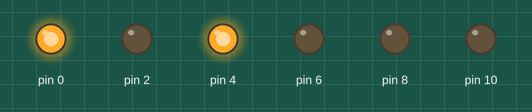
A sketch run on a simulated Arduino Uno, built with avr-gcc and run on an emulated ATmega328P. Shown: output pins drawn as LEDs (lit = HIGH). Pins used as bus, display or sensor lines are not drawn.

Above: at 0.04 s.
At 2.86 s:
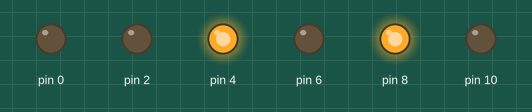
Timing chart, 0 to 3.2 s (numbered marks = the images above):
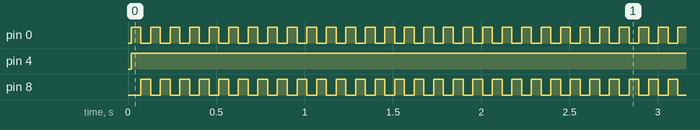

Measured:
- by itself, pin 0, pin 8: alternates HIGH for 0.06 s and LOW for 0.06 s
- by itself, pin 4: LOW → HIGH at 0.02 s

The sketch:

DessinServos.ino
```cpp
#include "StepperWrapper.h"

//  (dir_pin, step_pin, en_pin, home_pin, max_steps)
StepperWrapper stepper_x(0, 1, 2, 12, 12845);
StepperWrapper stepper_y(4, 5, 6, 13, 10752);
StepperWrapper stepper_z(8, 9, 10, 14, 1325);
ThreeAxisStepper steppers(&stepper_x, &stepper_y, &stepper_z);

void setup()
{
  steppers.enable();
}

void loop()
{
	delay(17);
  steppers.move(30, 13, -9);
  delay(17);
  steppers.move(-18, 3, 30);
}
```

StepperWrapper.cpp
```cpp
#include "StepperWrapper.h"

void StepperWrapper::initPins() {
  pinMode(this->dir_pin, OUTPUT);
  pinMode(this->step_pin, OUTPUT);
  pinMode(this->en_pin, OUTPUT);
  pinMode(this->home_pin, INPUT);
  digitalWrite(this->dir_pin, LOW);
  digitalWrite(this->step_pin, LOW);
  digitalWrite(this->en_pin, HIGH); // HIGH = disabled
}

StepperWrapper::StepperWrapper(int dir, int step, int en, int home,
                               int max_distance, bool flip_dir) {
  this->dir_pin = dir;
  this->step_pin = step;
  this->en_pin = en;
  this->home_pin = home;
  this->distance_from_origin = 0;
  this->max_distance_from_origin = max_distance;
  this->positive_direction = !flip_dir;
  this->initPins();
}

void StepperWrapper::step() {
  digitalWrite(this->step_pin, HIGH);
  delayMicroseconds(10);
  digitalWrite(this->step_pin, LOW);
  delayMicroseconds(10);
}

void StepperWrapper::setDir(bool dir) {
  digitalWrite(this->dir_pin, this->positive_direction == dir);
}

void StepperWrapper::setEnabled(bool en) {
  digitalWrite(this->en_pin, !en);
}

bool StepperWrapper::isHome() {
  return digitalRead(this->home_pin);
}

ThreeAxisStepper::ThreeAxisStepper(StepperWrapper *stepperX,
                                   StepperWrapper *stepperY,
                                   StepperWrapper *stepperZ) {
  this->stepper_x = stepperX;
  this->stepper_y = stepperY;
  this->stepper_z = stepperZ;
}

bool ThreeAxisStepper::doesStep(int this_step, int count, int steps, int largest_step_count) {
  int num = (int)ceilf(count * (float)((float)largest_step_count / (float)(steps + 1)));
  return (num == this_step && count <= steps);
}

void ThreeAxisStepper::move(int deltaX, int deltaY, int deltaZ) {
  (*this->stepper_x).setDir(deltaX >= 0);
  (*this->stepper_y).setDir(deltaY >= 0);
  (*this->stepper_z).setDir(deltaZ >= 0);
  delayMicroseconds(10);
  deltaX *= (deltaX < 0) ? -1 : 1;
  deltaY *= (deltaY < 0) ? -1 : 1;
  deltaZ *= (deltaZ < 0) ? -1 : 1;
  int largest_step_count = (deltaX > deltaY) ? deltaX : deltaY;
  largest_step_count =
      (largest_step_count > deltaZ) ? largest_step_count : deltaZ;
  int count_x = 1, count_y = 1, count_z = 1;
  for (int this_step = 1; this_step < largest_step_count + 1; this_step++) {
    // (*this->stepper_x).step();
    if (doesStep(this_step, count_x, deltaX, largest_step_count)) {
      (*this->stepper_x).step();
      count_x++;
    }
    if (doesStep(this_step, count_y, deltaY, largest_step_count)) {
      (*this->stepper_y).step();
      count_y++;
    }
    if (doesStep(this_step, count_z, deltaZ, largest_step_count)) {
      (*this->stepper_z).step();
      count_z++;
    }
    delay(1); // TODO: find minimum delay
  }
}

void ThreeAxisStepper::home() {
  while (!(*this->stepper_x).isHome() && !(*this->stepper_y).isHome() &&
         !(*this->stepper_z).isHome()) {
    int home_step_x = (*this->stepper_x).isHome() - 1;
    int home_step_y = (*this->stepper_y).isHome() - 1;
    int home_step_z = (*this->stepper_z).isHome() - 1;
    this->move(home_step_x, home_step_y, home_step_z);
    delay(2);
  }
}

void ThreeAxisStepper::disable() {
  (*this->stepper_x).setEnabled(false);
  (*this->stepper_y).setEnabled(false);
  (*this->stepper_z).setEnabled(false);
}

void ThreeAxisStepper::enable() {
  (*this->stepper_x).setEnabled(true);
  (*this->stepper_y).setEnabled(true);
  (*this->stepper_z).setEnabled(true);
}
```

StepperWrapper.h
```cpp
/**
 * @file
 * @brief Les definitions pour manipuler des moteurs steppers
 *
 * Olivier David Laplante -- 8 Avril 2023 : Creation
 */

#pragma once
/**
 * @class StepperWrapper
 * @brief Objet pour simplifier un moteur stepper
 *
 */
class StepperWrapper {
private:
  int dir_pin, step_pin, en_pin, home_pin;
  int distance_from_origin;
  int max_distance_from_origin;
  bool positive_direction;

  /**
   * @brief Initialise les pins relative au moteur
   */
  void initPins();

public:
  /**
   * @brief Le constructeur pour le stepper
   *
   * @param dir La pin de direction
   * @param step La pin de step
   * @param en La pin enable
   * @param home La pin de l'interrupteur de limite
   * @param max_distance La distance maximale en pas
   * @param flip_dir Change la direction par defaut (defaut = false)
   */
  StepperWrapper(int dir, int step, int en, int home, int max_distance,
                 bool flip_dir = false);

  /**
   * @brief Fait un pas
   */
  void step();

  /**
   * @brief Change l'etat de la pin de direction
   *
   * @param dir La nouvelle direction
   */
  void setDir(bool dir);

  /**
   * @brief Change l'etat de la pin enable
   *
   * @param en L'etat
   */
  void setEnabled(bool en);

  /**
   * @brief Verifie si l'interrupteur est enfonce
   *
   * @return bool Si enfonce
   */
  bool isHome();
};

/**
 * @class ThreeAxisStepper
 * @brief Manipule 3 moteurs stepper simultanement
 *
 */
class ThreeAxisStepper {
private:
  StepperWrapper *stepper_x, *stepper_y, *stepper_z;

  /**
   * @brief Utilise pour repartir egalement les pas des moteurs
   *
   * @param this_step Le nombre de pas que le moteur a fait durant ce
   * deplacement
   * @param count Le nombre de pas de ce deplacement
   * @param steps_moving Le nombre de pas requis pour ce moteur pour ce
   * deplacement
   * @param largest_step_count Le plus grand nombre de pas requis pour de
   * deplacement
   * @return Si le moteur fait un pas
   */
  bool doesStep(int this_step, int count, int steps_moving,
                int largest_step_count);

public:
  /**
   * @brief Le constructeur
   *
   * @param stepperX Pointeur vers le StepperWrapper du moteur de l'axe X
   * @param stepperY Pointeur vers le StepperWrapper du moteur de l'axe Y
   * @param stepperZ Pointeur vers le StepperWrapper du moteur de l'axe Z
   */
  ThreeAxisStepper(StepperWrapper *stepperX, StepperWrapper *stepperY,
                   StepperWrapper *stepperZ);

  /**
   * @brief Execute un deplacement
   *
   * @param deltaX Le nombre de pas pour l'axe X
   * @param deltaY Le nombre de pas pour l'axe Y
   * @param deltaZ Le nombre de pas pour l'axe Z
   */
  void move(int deltaX, int deltaY, int deltaZ);

  /**
   * @brief Remet a 0 les moteurs
   */
  void home();

  /**
   * @brief Fonctions pour activer et desactiver les moteurs
   */
  void disable();
  void enable();
};
```
